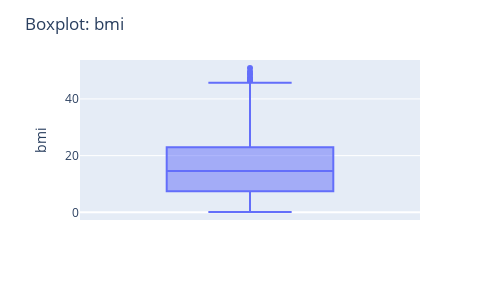
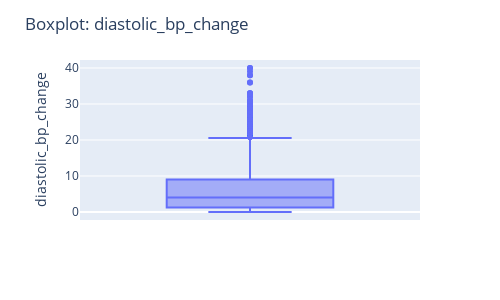
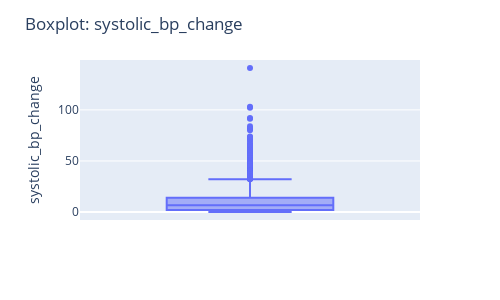
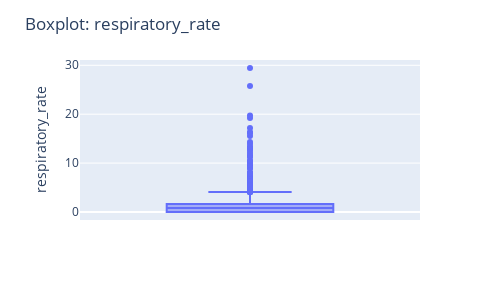

These figures' notebook cell, in order:
### Markdown cell above
Aqui vemos que a quantidade de pacientes com a doença é bem menor que a quantidade de pacientes que não possuem a doença. Isso é um resultado esperado dado o contexto do dataset.<br/>

Porém, na construção do modelo teremos que tratar este desbalanceamento, já que a maioria dos algoritmos de Machine Learning esperam que as classes de saída estejam balanceadas.

### Code cell
columns = ['bmi', 'diastolic_bp_change', 'systolic_bp_change','respiratory_rate']
for column in columns:
    fig = px.box(df, y=column)

    fig.update_layout(
        title=f'<span>Boxplot: {column}</span>', 
        autosize=False,
        width=500,
        height=300
    )

    fig.show()

### Figure 1 — Plotly figure (JSON) as saved in the notebook; plotly's stock layout.template omitted (floating-point values rounded to 4 significant figures; data arrays with more than 128 entries replaced by an {"elided": "..."} marker saying what was removed)
{"data": [{"alignmentgroup": "True", "hovertemplate": "bmi=%{y}<extra></extra>", "legendgroup": "", "marker": {"color": "#636efa"}, "name": "", "notched": false, "offsetgroup": "", "orientation": "v", "showlegend": false, "type": "box", "x0": " ", "xaxis": "x", "y": {"elided": "9948 float values"}, "y0": " ", "yaxis": "y"}], "layout": {"autosize": false, "boxmode": "group", "height": 300, "legend": {"tracegroupgap": 0}, "margin": {"t": 60}, "title": {"text": "<span>Boxplot: bmi</span>"}, "width": 500, "xaxis": {"anchor": "y", "autorange": true, "domain": [0, 1], "range": [-0.5, 0.5], "type": "category"}, "yaxis": {"anchor": "x", "autorange": true, "domain": [0, 1], "range": [-2.699, 53.72], "title": {"text": "bmi"}, "type": "linear"}}}

### Figure 2 — Plotly figure (JSON) as saved in the notebook; plotly's stock layout.template omitted (floating-point values rounded to 4 significant figures; data arrays with more than 128 entries replaced by an {"elided": "..."} marker saying what was removed)
{"data": [{"alignmentgroup": "True", "hovertemplate": "diastolic_bp_change=%{y}<extra></extra>", "legendgroup": "", "marker": {"color": "#636efa"}, "name": "", "notched": false, "offsetgroup": "", "orientation": "v", "showlegend": false, "type": "box", "x0": " ", "xaxis": "x", "y": {"elided": "9948 float values"}, "y0": " ", "yaxis": "y"}], "layout": {"autosize": false, "boxmode": "group", "height": 300, "legend": {"tracegroupgap": 0}, "margin": {"t": 60}, "title": {"text": "<span>Boxplot: diastolic_bp_change</span>"}, "width": 500, "xaxis": {"anchor": "y", "autorange": true, "domain": [0, 1], "range": [-0.5, 0.5], "type": "category"}, "yaxis": {"anchor": "x", "autorange": true, "domain": [0, 1], "range": [-2.222, 42.22], "title": {"text": "diastolic_bp_change"}, "type": "linear"}}}

### Figure 3 — Plotly figure (JSON) as saved in the notebook; plotly's stock layout.template omitted (floating-point values rounded to 4 significant figures; data arrays with more than 128 entries replaced by an {"elided": "..."} marker saying what was removed)
{"data": [{"alignmentgroup": "True", "hovertemplate": "systolic_bp_change=%{y}<extra></extra>", "legendgroup": "", "marker": {"color": "#636efa"}, "name": "", "notched": false, "offsetgroup": "", "orientation": "v", "showlegend": false, "type": "box", "x0": " ", "xaxis": "x", "y": {"elided": "9948 float values"}, "y0": " ", "yaxis": "y"}], "layout": {"autosize": false, "boxmode": "group", "height": 300, "legend": {"tracegroupgap": 0}, "margin": {"t": 60}, "title": {"text": "<span>Boxplot: systolic_bp_change</span>"}, "width": 500, "xaxis": {"anchor": "y", "autorange": true, "domain": [0, 1], "range": [-0.5, 0.5], "type": "category"}, "yaxis": {"anchor": "x", "autorange": true, "domain": [0, 1], "range": [-7.833, 148.8], "title": {"text": "systolic_bp_change"}, "type": "linear"}}}

### Figure 4 — Plotly figure (JSON) as saved in the notebook; plotly's stock layout.template omitted (floating-point values rounded to 4 significant figures; data arrays with more than 128 entries replaced by an {"elided": "..."} marker saying what was removed)
{"data": [{"alignmentgroup": "True", "hovertemplate": "respiratory_rate=%{y}<extra></extra>", "legendgroup": "", "marker": {"color": "#636efa"}, "name": "", "notched": false, "offsetgroup": "", "orientation": "v", "showlegend": false, "type": "box", "x0": " ", "xaxis": "x", "y": {"elided": "9948 float values"}, "y0": " ", "yaxis": "y"}], "layout": {"autosize": false, "boxmode": "group", "height": 300, "legend": {"tracegroupgap": 0}, "margin": {"t": 60}, "title": {"text": "<span>Boxplot: respiratory_rate</span>"}, "width": 500, "xaxis": {"anchor": "y", "autorange": true, "domain": [0, 1], "range": [-0.5, 0.5], "type": "category"}, "yaxis": {"anchor": "x", "autorange": true, "domain": [0, 1], "range": [-1.636, 31.08], "title": {"text": "respiratory_rate"}, "type": "linear"}}}
